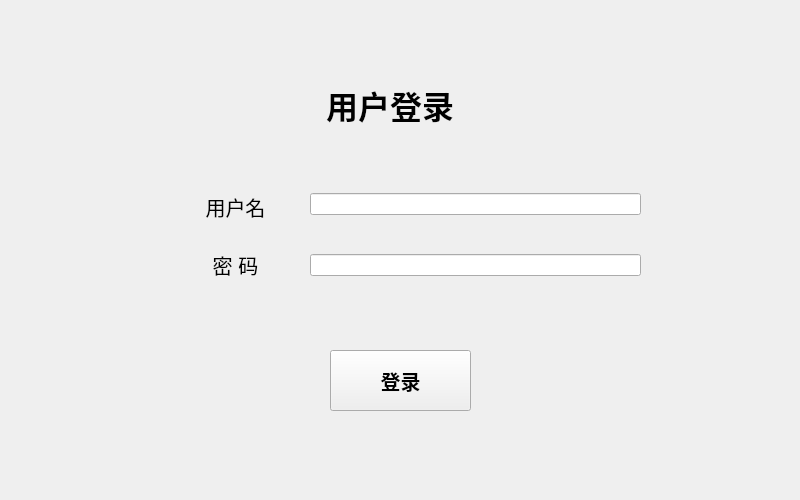
<?xml version="1.0" encoding="UTF-8"?>
<ui version="4.0">
 <class>MainWindow</class>
 <widget class="QMainWindow" name="MainWindow">
  <property name="geometry">
   <rect>
    <x>0</x>
    <y>0</y>
    <width>800</width>
    <height>500</height>
   </rect>
  </property>
  <property name="windowTitle">
   <string>登录</string>
  </property>
  <widget class="QWidget" name="centralwidget">
   <widget class="QLabel" name="lb_login">
    <property name="geometry">
     <rect>
      <x>290</x>
      <y>80</y>
      <width>200</width>
      <height>50</height>
     </rect>
    </property>
    <property name="font">
     <font>
      <pointsize>24</pointsize>
      <weight>75</weight>
      <bold>true</bold>
     </font>
    </property>
    <property name="text">
     <string>用户登录</string>
    </property>
    <property name="alignment">
     <set>Qt::AlignCenter</set>
    </property>
   </widget>
   <widget class="QWidget" name="verticalLayoutWidget">
    <property name="geometry">
     <rect>
      <x>160</x>
      <y>180</y>
      <width>151</width>
      <height>111</height>
     </rect>
    </property>
    <layout class="QVBoxLayout" name="verticalLayout">
     <item>
      <widget class="QLabel" name="lb_user">
       <property name="font">
        <font>
         <pointsize>15</pointsize>
        </font>
       </property>
       <property name="text">
        <string>用户名</string>
       </property>
       <property name="alignment">
        <set>Qt::AlignCenter</set>
       </property>
      </widget>
     </item>
     <item>
      <widget class="QLabel" name="lb_pwd">
       <property name="font">
        <font>
         <pointsize>15</pointsize>
        </font>
       </property>
       <property name="text">
        <string>密 码</string>
       </property>
       <property name="alignment">
        <set>Qt::AlignCenter</set>
       </property>
      </widget>
     </item>
    </layout>
   </widget>
   <widget class="QWidget" name="verticalLayoutWidget_2">
    <property name="geometry">
     <rect>
      <x>310</x>
      <y>160</y>
      <width>331</width>
      <height>151</height>
     </rect>
    </property>
    <layout class="QVBoxLayout" name="verticalLayout_2">
     <item>
      <widget class="QLineEdit" name="le_user"/>
     </item>
     <item>
      <widget class="QLineEdit" name="le_pwd"/>
     </item>
    </layout>
   </widget>
   <widget class="QPushButton" name="pushButton">
    <property name="geometry">
     <rect>
      <x>330</x>
      <y>350</y>
      <width>141</width>
      <height>61</height>
     </rect>
    </property>
    <property name="font">
     <font>
      <pointsize>15</pointsize>
      <weight>75</weight>
      <bold>true</bold>
     </font>
    </property>
    <property name="text">
     <string>登录</string>
    </property>
   </widget>
  </widget>
 </widget>
 <resources/>
 <connections/>
</ui>
